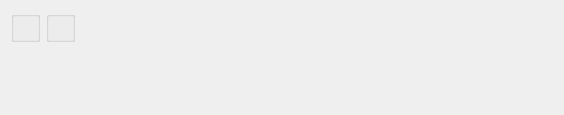
<?xml version="1.0" encoding="UTF-8"?>
<ui version="4.0">
 <comment>This file is part of the xTuple ERP: PostBooks Edition, a free and
open source Enterprise Resource Planning software suite,
Copyright (c) 1999-2018 by OpenMFG LLC, d/b/a xTuple.
It is licensed to you under the Common Public Attribution License
version 1.0, the full text of which (including xTuple-specific Exhibits)
is available at www.xtuple.com/CPAL.  By using this software, you agree
to be bound by its terms.</comment>
 <class>dspPurchaseReqsByItem</class>
 <widget class="QWidget" name="dspPurchaseReqsByItem">
  <property name="geometry">
   <rect>
    <x>0</x>
    <y>0</y>
    <width>564</width>
    <height>115</height>
   </rect>
  </property>
  <property name="sizePolicy">
   <sizepolicy hsizetype="Preferred" vsizetype="Preferred">
    <horstretch>0</horstretch>
    <verstretch>0</verstretch>
   </sizepolicy>
  </property>
  <property name="minimumSize">
   <size>
    <width>564</width>
    <height>60</height>
   </size>
  </property>
  <property name="windowTitle">
   <string>Purchase Requests by Item</string>
  </property>
  <layout class="QVBoxLayout" name="verticalLayout">
   <property name="spacing">
    <number>0</number>
   </property>
   <item>
    <layout class="QHBoxLayout" name="horizontalLayout">
     <item>
      <widget class="QGroupBox" name="_itemGroup">
       <property name="title">
        <string/>
       </property>
       <layout class="QGridLayout" name="gridLayout">
        <item row="0" column="0">
         <widget class="ItemCluster" name="_item"/>
        </item>
       </layout>
      </widget>
     </item>
     <item>
      <widget class="WarehouseGroup" name="_warehouse">
       <property name="title">
        <string/>
       </property>
       <property name="fixedSize">
        <bool>false</bool>
       </property>
      </widget>
     </item>
     <item>
      <spacer name="Spacer35">
       <property name="orientation">
        <enum>Qt::Horizontal</enum>
       </property>
       <property name="sizeType">
        <enum>QSizePolicy::Expanding</enum>
       </property>
       <property name="sizeHint" stdset="0">
        <size>
         <width>0</width>
         <height>20</height>
        </size>
       </property>
      </spacer>
     </item>
    </layout>
   </item>
   <item>
    <spacer name="verticalSpacer">
     <property name="orientation">
      <enum>Qt::Vertical</enum>
     </property>
     <property name="sizeHint" stdset="0">
      <size>
       <width>20</width>
       <height>6</height>
      </size>
     </property>
    </spacer>
   </item>
  </layout>
 </widget>
 <layoutdefault spacing="6" margin="11"/>
 <customwidgets>
  <customwidget>
   <class>ItemCluster</class>
   <extends>QWidget</extends>
   <header>itemcluster.h</header>
   <container>1</container>
  </customwidget>
  <customwidget>
   <class>WarehouseGroup</class>
   <extends>QGroupBox</extends>
   <header>warehousegroup.h</header>
   <container>1</container>
  </customwidget>
 </customwidgets>
 <tabstops>
  <tabstop>_item</tabstop>
  <tabstop>_warehouse</tabstop>
 </tabstops>
 <resources/>
 <connections>
  <connection>
   <sender>_item</sender>
   <signal>warehouseIdChanged(int)</signal>
   <receiver>_warehouse</receiver>
   <slot>setId(int)</slot>
   <hints>
    <hint type="sourcelabel">
     <x>20</x>
     <y>20</y>
    </hint>
    <hint type="destinationlabel">
     <x>20</x>
     <y>20</y>
    </hint>
   </hints>
  </connection>
  <connection>
   <sender>_item</sender>
   <signal>newId(int)</signal>
   <receiver>_warehouse</receiver>
   <slot>findItemSites(int)</slot>
   <hints>
    <hint type="sourcelabel">
     <x>20</x>
     <y>20</y>
    </hint>
    <hint type="destinationlabel">
     <x>20</x>
     <y>20</y>
    </hint>
   </hints>
  </connection>
 </connections>
</ui>
